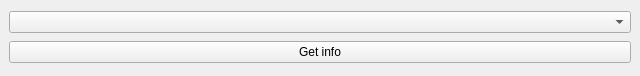
<?xml version="1.0" encoding="UTF-8"?>
<ui version="4.0">
 <class>auctionInfoWindow</class>
 <widget class="QMainWindow" name="auctionInfoWindow">
  <property name="geometry">
   <rect>
    <x>0</x>
    <y>0</y>
    <width>640</width>
    <height>76</height>
   </rect>
  </property>
  <property name="windowTitle">
   <string>Auction Info</string>
  </property>
  <widget class="QWidget" name="centralwidget">
   <layout class="QVBoxLayout" name="verticalLayout">
    <item>
     <widget class="QComboBox" name="chooseAuctionComboBox"/>
    </item>
    <item>
     <widget class="QPushButton" name="chooseAuctionButton">
      <property name="text">
       <string>Get info</string>
      </property>
     </widget>
    </item>
   </layout>
  </widget>
 </widget>
 <resources/>
 <connections/>
</ui>
